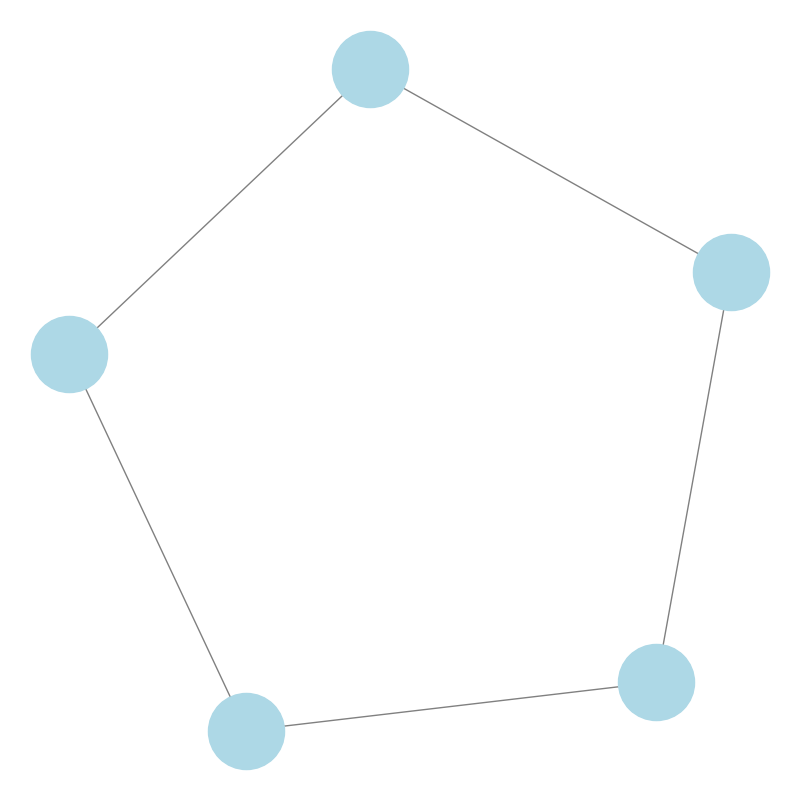

The Python source for this figure:
import matplotlib.pyplot as plt
import networkx as nx

# Create an undirected graph
G = nx.Graph()

# Define nodes
age_groups = ["Teens", "20s", "30s", "40s", "Seniors"]

# Add nodes
G.add_nodes_from(age_groups)

# Define arbitrary edges
edges = [("Teens", "20s"), ("20s", "30s"), ("30s", "40s"), ("40s", "Seniors"), ("Teens", "Seniors")]

# Add edges
G.add_edges_from(edges)

# Draw the graph without labels and title
plt.figure(figsize=(8, 8))
nx.draw(G, with_labels=False, node_size=3000, node_color='lightblue', edge_color='grey')

plt.show()
